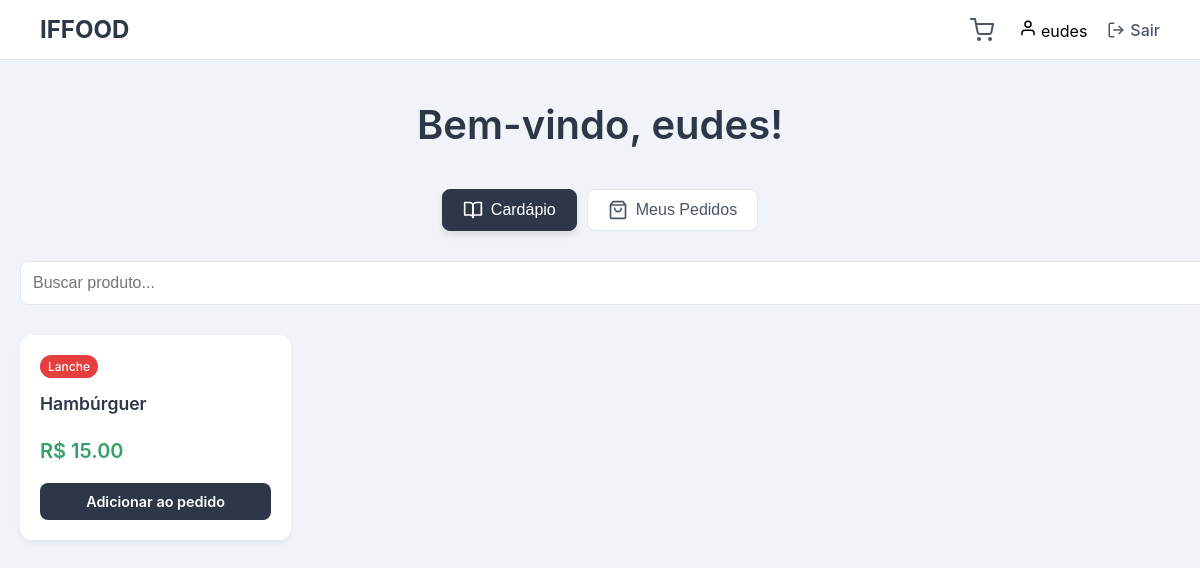
Page / (signed in) on the earlier database version.
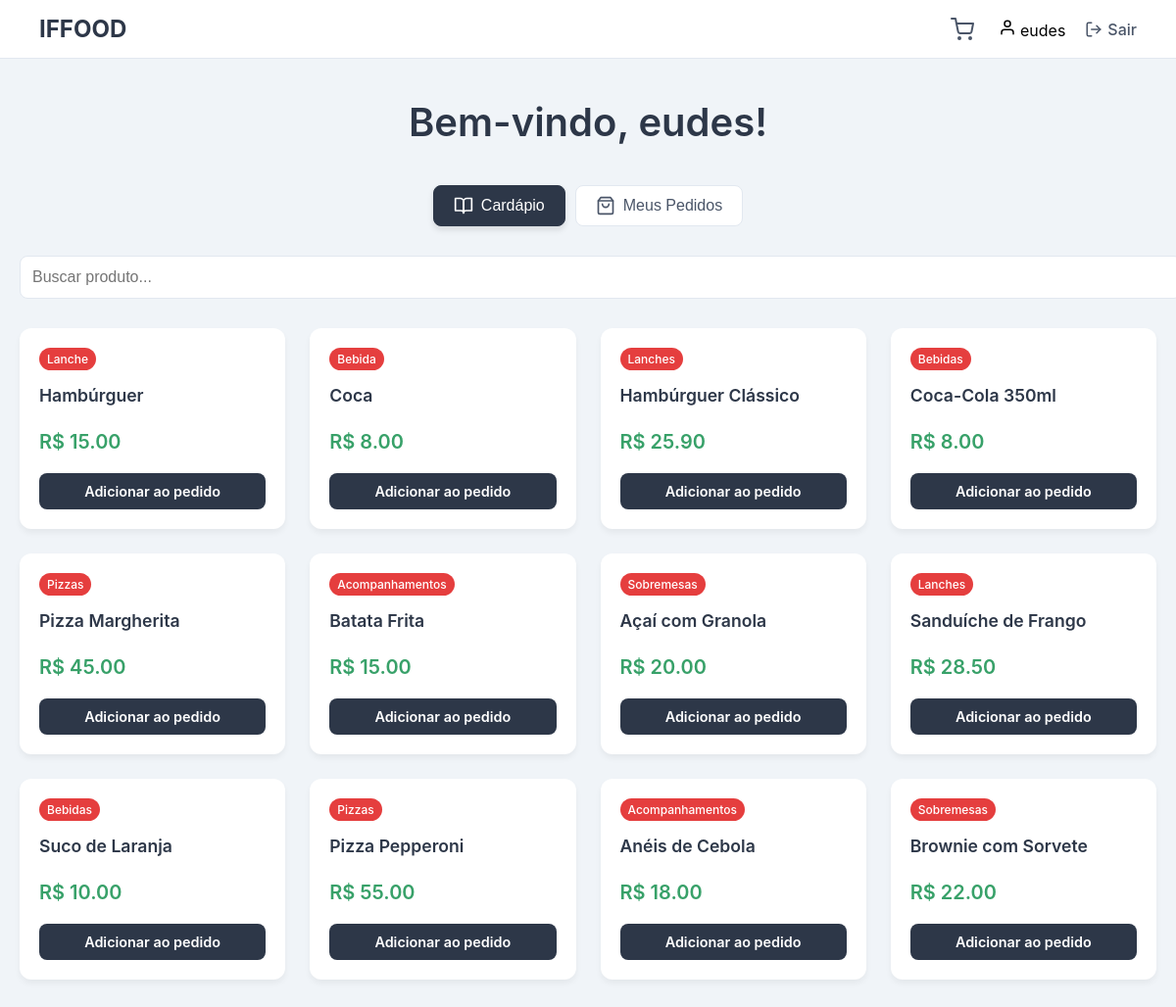
Same page on the later database version.
### pedidos/models.py (models this page shows, shortened)
class User(AbstractUser):
    USER_TYPE_CHOICES = (
        ("cliente", "Cliente"),
        ("restaurante", "Restaurante"),
    )
    user_type = models.CharField(
        max_length=20,
        choices=USER_TYPE_CHOICES,
        default="cliente",
    )
    groups = models.ManyToManyField(
        'auth.Group',
        related_name='pedidos_user_set',
        blank=True,
        help_text='The groups this user belongs to. A user will get all permissions granted to each of their groups.',
        related_query_name='pedidos_user',
    )
    user_permissions = models.ManyToManyField(
        'auth.Permission',
        related_name='pedidos_user_permissions_set',
        blank=True,
        help_text='Specific permissions for this user.',
        related_query_name='pedidos_user_permission',
    )

class Produto(models.Model):
    nome = models.CharField(max_length=255)
    preco = models.DecimalField(max_digits=10, decimal_places=2)
    categoria = models.CharField(max_length=100)

### pedidos/views.py (the view)
# urls.py: path('', views.home_view, name='home'),
@login_required
def home_view(request):
    if is_restaurante(request.user):
        produtos = Produto.objects.all()
        pedidos = Pedido.objects.all().order_by('-criado_em')
        context = {
            'produtos': produtos,
            'pedidos': pedidos
        }
        return render(request, 'restaurante/restaurante_home.html', context)
    elif is_cliente(request.user):
        produtos = Produto.objects.all()
        pedidos = Pedido.objects.filter(cliente=request.user).order_by('-criado_em')
        cart = request.session.get('cart', {})
        cart_item_count = sum(item['quantidade'] for item in cart.values())
        context = {
            'produtos': produtos,
            'pedidos': pedidos,
            'cart_item_count': cart_item_count
        }
        return render(request, 'cliente/cliente_home.html', context)
    return redirect('login')

### pedidos/views.py (called while the page is built)
def is_restaurante(user):
    return user.user_type == 'restaurante'

def is_cliente(user):
    return user.user_type == 'cliente'

### pedidos/templates/cliente/cliente_home.html (shortened to what this page needs)
<!DOCTYPE html>
<html lang="pt-br">
<head>
</head>
<body>
    <header class="header">
        <div class="logo">IFFOOD</div>
        <div class="nav-right">
            <a href="{% url 'cart' %}" class="nav-cart">
            </a>
            <span>
                <svg xmlns="http://www.w3.org/2000/svg" width="18" height="18" viewBox="0 0 24 24" fill="none" stroke="currentColor" stroke-width="2" stroke-linecap="round" stroke-linejoin="round" class="feather feather-user"><path d="M20 21v-2a4 4 0 0 0-4-4H8a4 4 0 0 0-4 4v2"></path><circle cx="12" cy="7" r="4"></circle></svg>
                {{ request.user.username }}
            </span>
            <a href="{% url 'logout' %}">
                Sair
            </a>
        </div>
    </header>
    <div class="container">
        <div class="welcome-section">
            <h1>Bem-vindo, {{ request.user.username }}!</h1>
        </div>
        <div class="tabs">
            <button class="tab-button active" id="cardapio-tab">
                Cardápio
            </button>
            <button class="tab-button" id="pedidos-tab">
                Meus Pedidos
            </button>
        </div>
        <div id="cardapio-content" class="tab-content active">
            <input type="text" class="search-bar" placeholder="Buscar produto...">
            <div class="products-grid">
                {% for produto in produtos %}
                <div class="product-card">
                    <span class="category">{{ produto.categoria }}</span>
                    <h3>{{ produto.nome }}</h3>
                    <p class="price">R$ {{ produto.preco|floatformat:2 }}</p>
                    <a href="{% url 'add_to_cart' produto.id %}" class="add-to-cart-btn">
                        Adicionar ao pedido
                    </a>
                </div>
                {% empty %}
                <p>Nenhum produto disponível no momento.</p>
                {% endfor %}
            </div>
        </div>
    </div>
</body>
</html>

### pedidos/templates/cliente/cliente_home.html (style rules this page uses)
body { font-family: -apple-system, BlinkMacSystemFont, "Segoe UI", Roboto, "Helvetica Neue", Arial, sans-serif; background-color: #f0f4f8; margin: 0; padding: 0; }
.header { background-color: #ffffff; border-bottom: 1px solid #e2e8f0; padding: 15px 40px; display: flex; justify-content: space-between; align-items: center; }
.logo { font-size: 1.5rem; font-weight: 700; color: #2d3748; }
.nav-right { display: flex; align-items: center; gap: 20px; }
.nav-right a { text-decoration: none; color: #4a5568; font-weight: 500; display: flex; align-items: center; }
.nav-right a svg { margin-right: 5px; }
.container { max-width: 1200px; margin: 40px auto; padding: 0 20px; }
.welcome-section { text-align: center; margin-bottom: 40px; }
.welcome-section h1 { font-size: 2.5rem; font-weight: 600; color: #2d3748; margin: 0; }
.tabs { display: flex; justify-content: center; margin-bottom: 30px; }
.tab-button { padding: 10px 20px; font-size: 1rem; font-weight: 500; cursor: pointer; border: 1px solid #e2e8f0; background-color: #ffffff; color: #4a5568; border-radius: 8px; margin: 0 5px; transition: background-color 0.3s ease, box-shadow 0.3s ease; display: flex; align-items: center; }
.tab-button.active { background-color: #2d3748; color: #ffffff; border-color: #2d3748; box-shadow: 0 4px 6px rgba(0, 0, 0, 0.1); }
.tab-button svg { margin-right: 8px; }
.tab-content { display: none; }
.tab-content.active { display: block; }
.search-bar { width: 100%; padding: 12px; border: 1px solid #e2e8f0; border-radius: 8px; font-size: 1rem; margin-bottom: 30px; }
.products-grid { display: grid; grid-template-columns: repeat(auto-fill, minmax(250px, 1fr)); gap: 25px; }
.product-card { background-color: #ffffff; border-radius: 12px; box-shadow: 0 4px 6px rgba(0, 0, 0, 0.05); padding: 20px; display: flex; flex-direction: column; }
.product-card h3 { font-size: 1.1rem; font-weight: 600; color: #2d3748; margin-top: 0; margin-bottom: 5px; }
.product-card .category { font-size: 0.75rem; color: #ffffff; background-color: #e53e3e; padding: 4px 8px; border-radius: 12px; display: inline-block; font-weight: 500; margin-bottom: 15px; align-self: flex-start; }
.product-card .price { font-size: 1.25rem; font-weight: 600; color: #38a169; margin-bottom: 20px; }
.product-card .add-to-cart-btn { margin-top: auto; width: 100%; background-color: #2d3748; color: #ffffff; border: none; padding: 10px; border-radius: 8px; font-size: 0.9rem; font-weight: 600; cursor: pointer; text-align: center; text-decoration: none; display: block; box-sizing: border-box; }
.nav-cart { position: relative; }
.nav-right a { position: relative; }

Differences in the rows shown:
added Produto: categoria "Bebida", nome "Coca", preco "8.00"
added Produto: categoria "Lanches", nome "Hambúrguer Clássico", preco "25.90"
added Produto: categoria "Bebidas", nome "Coca-Cola 350ml", preco "8.00"
added Produto: categoria "Pizzas", nome "Pizza Margherita", preco "45.00"
added Produto: categoria "Acompanhamentos", nome "Batata Frita", preco "15.00"
added Produto: categoria "Sobremesas", nome "Açaí com Granola", preco "20.00"
added Produto: categoria "Lanches", nome "Sanduíche de Frango", preco "28.50"
added Produto: categoria "Bebidas", nome "Suco de Laranja", preco "10.00"
added Produto: categoria "Pizzas", nome "Pizza Pepperoni", preco "55.00"
added Produto: categoria "Acompanhamentos", nome "Anéis de Cebola", preco "18.00"
added Produto: categoria "Sobremesas", nome "Brownie com Sorvete", preco "22.00"
